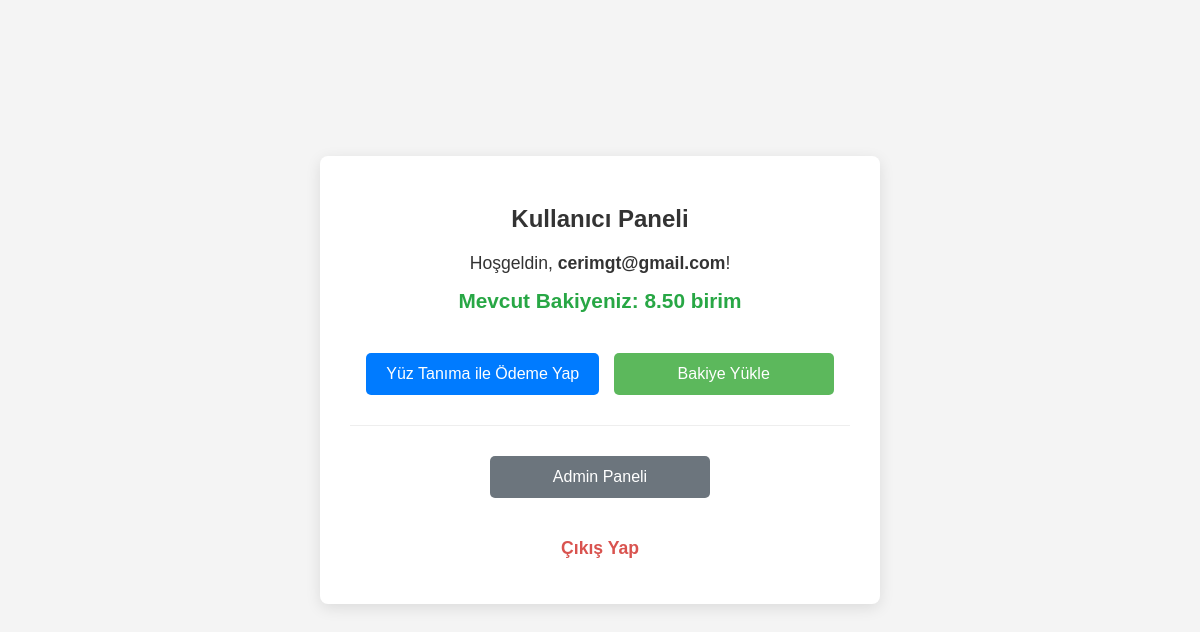
Page /dashboard (signed in) on the earlier database version.
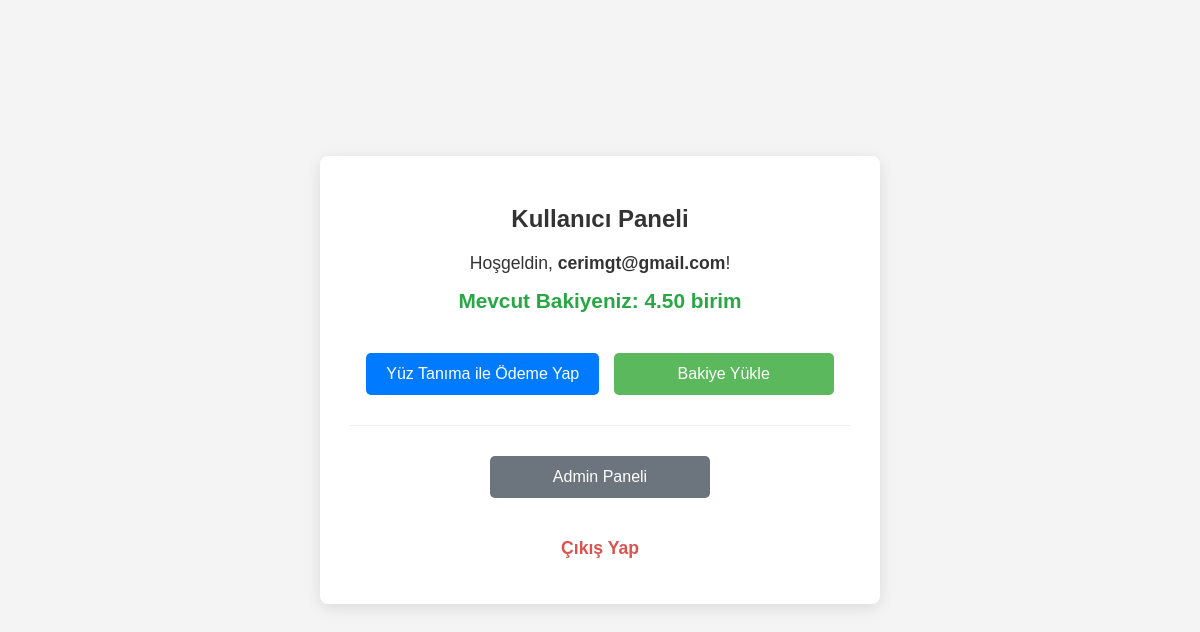
Same page on the later database version.
### src/app.py (models this page shows, shortened)
class User(UserMixin, db.Model):
    id = db.Column(db.Integer, primary_key=True)
    email = db.Column(db.String(120), index=True, unique=True, nullable=False)
    password_hash = db.Column(db.String(256), nullable=False)
    photo_filename = db.Column(db.String(255), nullable=True)
    embedding = db.Column(db.LargeBinary, nullable=True)
    balance = db.Column(db.Numeric(10, 2), nullable=False, default=Decimal('0.00'))
    is_admin = db.Column(db.Boolean, nullable=False, default=False)

### src/app.py (the view)
@app.route('/dashboard')
@login_required
def dashboard():
    return render_template('dashboard.html',
                           user_email=current_user.email,
                           current_balance=current_user.balance,
                           is_admin=current_user.is_admin)

### src/app.py (called while the page is built)
@app.after_request
def add_header(response):
    response.headers['Cache-Control'] = 'no-store, no-cache, must-revalidate, post-check=0, pre-check=0, max-age=0'
    response.headers['Pragma'] = 'no-cache'
    response.headers['Expires'] = '-1'
    return response

@login_manager.user_loader
def load_user(user_id):
    return db.session.get(User, int(user_id))

### src/templates/dashboard.html (shortened to what this page needs)
<!DOCTYPE html>
<html lang="tr">
<head>
</head>
<body>
    <div class="container">
        <h2>Kullanıcı Paneli</h2>
        <p>Hoşgeldin, <strong>{{ user_email }}</strong>!</p>
        <div class="balance-info">
            Mevcut Bakiyeniz: {{ "%.2f"|format(current_balance) }} birim
        </div>
        <div class="actions">
            <a href="{{ url_for('make_payment_page') }}" class="payment-link">Yüz Tanıma ile Ödeme Yap</a>
            <a href="{{ url_for('add_balance_page') }}" class="add-balance-link">Bakiye Yükle</a>
        </div>
        {% if is_admin %}
        <div class="admin-actions">
            <a href="{{ url_for('admin_dashboard') }}">Admin Paneli</a>
        </div>
        {% endif %}
        <p class="logout-link"><a href="{{ url_for('logout') }}">Çıkış Yap</a></p>
    </div>
</body>
</html>

### src/templates/dashboard.html (style rules this page uses)
body { font-family: sans-serif; margin: 20px; background-color: #f4f4f4; color: #333; display: flex; justify-content: center; align-items: center; min-height: 90vh; }
.container { background-color: #fff; padding: 30px; border-radius: 8px; box-shadow: 0 4px 15px rgba(0,0,0,0.1); width: 100%; max-width: 500px; text-align: center; }
h2 { color: #333; margin-bottom: 20px; }
p { font-size: 1.1em; margin-bottom: 15px; }
.balance-info { font-size: 1.3em; font-weight: bold; color: #28a745; margin-bottom: 30px; }
.actions a, .admin-actions a { display: inline-block; text-decoration: none; color: white; padding: 12px 20px; margin: 10px 5px; border-radius: 5px; font-size: 1em; transition: background-color 0.3s ease; min-width: 180px; }
.actions a.payment-link { background-color: #007bff; }
.actions a.add-balance-link { background-color: #5cb85c; }
.admin-actions { margin-top: 20px; border-top: 1px solid #eee; padding-top: 20px; }
.admin-actions a { background-color: #6c757d; }
.logout-link { margin-top: 30px; }
.logout-link a { color: #d9534f; text-decoration: none; font-weight: bold; }

Differences in the rows shown:
changed User "cerimgt@gmail.com": balance "8.50" → "4.50"
